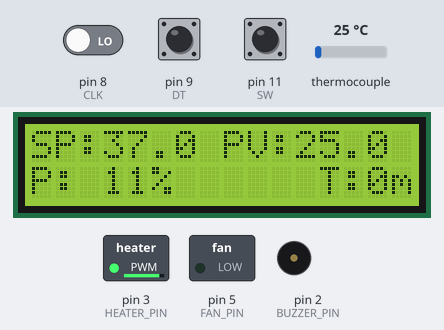
Recording of a sketch running on a simulated Arduino Uno, built with avr-gcc and run on an emulated ATmega328P. On the bench: 16×2 character LCD, switched loads named in the sketch (green lamp = pin HIGH), buzzer (waves = sounding, pin HIGH). Wiring (inferred from the names in the program): MAX6675 thermocouple converter: CS pin 10; MISO pin 12; SCK pin 13. The test bench sets the inputs (shaded band); at power-on: thermocouple 25 °C, pin 11 (SW) HIGH, pin 8 (CLK) LOW, pin 9 (DT) HIGH. Pins used as bus, display or sensor lines are not drawn.

Above: at 2.2 s.
2.3 s: thermocouple set to 0 °C
At 2.84 s:
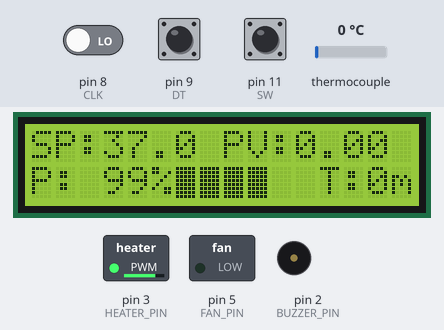
4.7 s: thermocouple set to 75 °C
At 6.5 s:
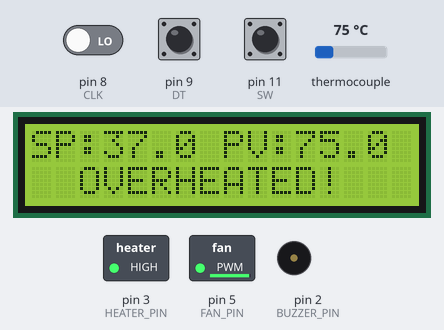
7.8 s: thermocouple set to 6 °C
At 8.99 s:
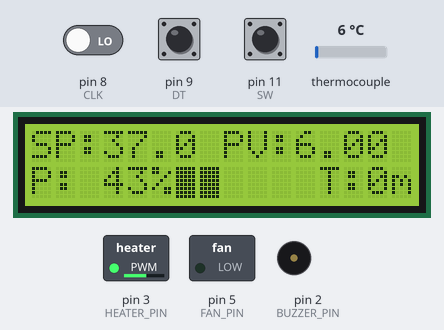
9.8 s: pin 11 (SW) pulled LOW for 0.65 s
At 11.1 s:
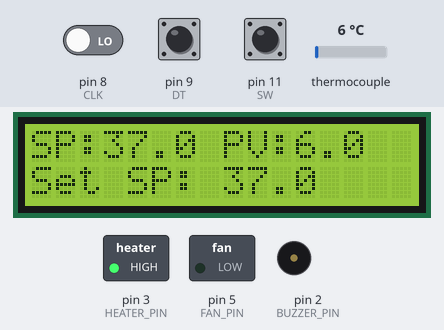
11.9 s: pin 11 (SW) pulled LOW for 1 s
At 12.7 s:
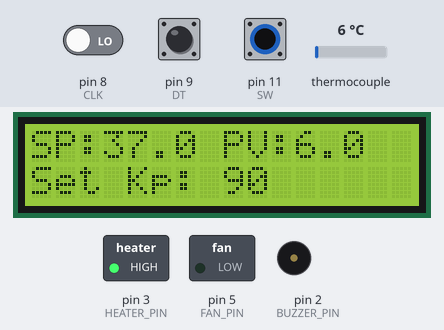
14.4 s: pin 11 (SW) pulled LOW for 0.65 s
At 15.7 s:
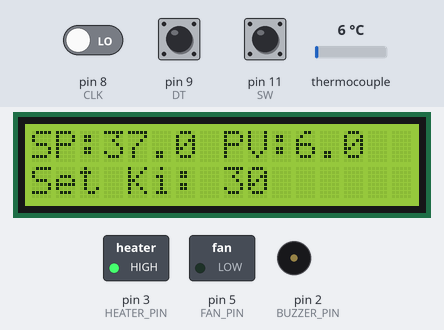
Timing chart, 0 to 17.4 s (numbered marks = the images above; inputs shaded):
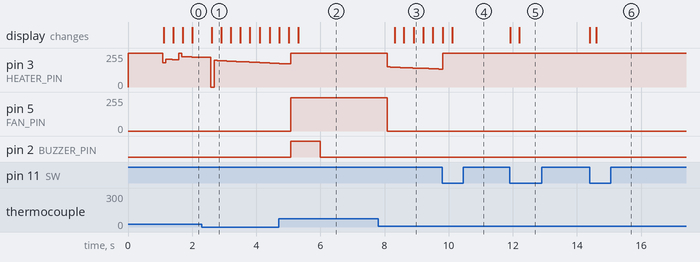

The sketch:

Lo_nhiet_V3.ino
```cpp
#include <Wire.h>
#include "LiquidCrystal_I2C.h"
#include <EEPROM.h>

// ================= CẤU HÌNH PHẦN CỨNG =================
LiquidCrystal_I2C lcd(0x27, 16, 2);

// Chân kết nối
const int BUZZER_PIN = 2;  // Còi báo
const int HEATER_PIN = 3;  // Đèn Heating
const int FAN_PIN = 5;     // Quạt Cooling

// Cấu hình
const int FAN_MAX_PWM = 250; // Quạt chạy tối đa mức 250 khi quá nhiệt/tản nhiệt
const float MAX_TEMP_SET = 65.0; // Giới hạn nhiệt độ
const int MAX_TIMER_SET = 9;     // Giới hạn phút timer

// MAX6675 Pins
#define MAX6675_CS   10
#define MAX6675_SO   12
#define MAX6675_SCK  13

// ================= BIẾN TOÀN CỤC =================
unsigned long currentMillis = 0;
unsigned long lastLCDUpdate = 0;
unsigned long lastTempRead = 0;
const int LCD_INTERVAL = 300;
const int TEMP_INTERVAL = 500;

// Nhiệt độ & PID
float set_temperature = 37.0;
float temperature_read = 0.0;
float PID_error = 0, previous_error = 0;
float PID_value = 0;
int kp = 90, ki = 30, kd = 80;
float PID_p = 0, PID_i = 0, PID_d = 0;
unsigned long lastPIDTime = 0;

// Timer & Logic trạng thái
int timer_minutes_setting = 0;
unsigned long timer_start_millis = 0;
bool is_timer_running = false;
bool timer_finished = false;
bool buzzer_enabled = true;
bool is_overheated = false;

// Menu & Encoder
int menu_activated = 1;
volatile int encoder_diff = 0;
volatile bool button_pressed_flag = false;
unsigned long last_button_press = 0;

// EEPROM Addresses
const int ADDR_SET_TEMP = 0;
const int ADDR_KP = 10;
const int ADDR_KI = 14;
const int ADDR_KD = 18;
const int ADDR_BUZZER = 26;

void setup() {
  Serial.begin(9600);

  pinMode(FAN_PIN, OUTPUT);
  pinMode(HEATER_PIN, OUTPUT);
  pinMode(BUZZER_PIN, OUTPUT);
  pinMode(MAX6675_CS, OUTPUT);
  pinMode(MAX6675_SO, INPUT);
  pinMode(MAX6675_SCK, OUTPUT);

  digitalWrite(FAN_PIN, LOW);
  analogWrite(HEATER_PIN, 255); // Tắt đèn (Active Low)
  digitalWrite(BUZZER_PIN, LOW);

  // Tăng tần số PWM cho êm (Pin 3 & 11)
  TCCR2B = (TCCR2B & 0b11111000) | 0x03;

  pinMode(8, INPUT); // CLK
  pinMode(9, INPUT); // DT
  pinMode(11, INPUT_PULLUP); // SW

  PCICR |= (1 << PCIE0);
  PCMSK0 |= (1 << PCINT0);
  PCMSK0 |= (1 << PCINT1);
  PCMSK0 |= (1 << PCINT3);

  lcd.init();
  lcd.backlight();

  loadSettings();
  timer_minutes_setting = 0;

  lcd.setCursor(0, 0); lcd.print(" SYSTEM STARTED ");
  delay(1000);
  lcd.clear();
}

void loop() {
  currentMillis = millis();

  handleEncoderUpdate();
  handleButtonPress();

  if (currentMillis - lastTempRead >= TEMP_INTERVAL) {
    lastTempRead = currentMillis;
    float temp = readThermocouple();
    if (!isnan(temp)) {
      temperature_read = temp;
    }
  }

  if (menu_activated == 1) {
    runControlLogic();
  } else {
    // Trong MENU: Tắt hết để an toàn
    analogWrite(HEATER_PIN, 255);
    digitalWrite(FAN_PIN, LOW);
    digitalWrite(BUZZER_PIN, LOW);
  }

  if (currentMillis - lastLCDUpdate >= LCD_INTERVAL) {
    lastLCDUpdate = currentMillis;
    updateLCD();
  }
}

// ================= LOGIC VẬN HÀNH =================
void runControlLogic() {
  // 1. Timer Logic
  if (is_timer_running) {
    unsigned long elapsed = currentMillis - timer_start_millis;
    if (elapsed >= (unsigned long)timer_minutes_setting * 60000UL) {
       is_timer_running = false;
       timer_finished = true;
       timer_minutes_setting = 0;
    }
  }

  // 2. Overheat Check
  if (!is_overheated && set_temperature > 0 && temperature_read >= (set_temperature + 3.0)) {
    is_overheated = true;
  }
  else if (is_overheated && temperature_read < set_temperature) {
    is_overheated = false;
  }

  // 3. Output Control
  if (is_overheated) {
    // --- OVERHEATED ---
    analogWrite(HEATER_PIN, 255);       // Tắt đèn
    analogWrite(FAN_PIN, FAN_MAX_PWM); // Quạt BẬT mạnh để hạ nhiệt

    // Buzzer kêu chu kỳ 5 giây (1s Kêu - 4s Tắt)
    if (buzzer_enabled) {
        if ((currentMillis % 5000) < 1000) digitalWrite(BUZZER_PIN, HIGH);
        else digitalWrite(BUZZER_PIN, LOW);
    }
    PID_value = 0;
  }
  else if (timer_finished) {
    // --- DONE (HẾT GIỜ) ---
    analogWrite(HEATER_PIN, 255);      // Tắt nhiệt
    analogWrite(FAN_PIN, FAN_MAX_PWM); // BẬT QUẠT tản nhiệt sau khi nấu xong

    // Kêu tít tít nhanh báo hiệu xong
    if ((currentMillis / 500) % 2 == 0) digitalWrite(BUZZER_PIN, HIGH);
    else digitalWrite(BUZZER_PIN, LOW);
  }
  else {
    // --- RUNNING ---
    digitalWrite(BUZZER_PIN, LOW);
    digitalWrite(FAN_PIN, LOW); // Tắt quạt khi đang gia nhiệt bình thường

    unsigned long timeChange = (currentMillis - lastPIDTime);
    if (timeChange >= 100) {
      float dt = timeChange / 1000.0;
      PID_error = set_temperature - temperature_read;
      PID_p = 0.01 * kp * PID_error;
      PID_i += (ki * PID_error * dt * 0.01);
      PID_d = 0.01 * kd * ((PID_error - previous_error) / dt);

      PID_value = PID_p + PID_i + PID_d;
      if (PID_value < 0) PID_value = 0;
      if (PID_value > 255) PID_value = 255;

      analogWrite(HEATER_PIN, 255 - PID_value);
      previous_error = PID_error;
      lastPIDTime = currentMillis;
    }
  }
}

// ================= GIAO DIỆN LCD (UPDATE) =================
void updateLCD() {
  lcd.setCursor(0, 0);
  lcd.print("SP:"); lcd.print(set_temperature, 1);
  lcd.print(" PV:"); lcd.print(temperature_read, 1);

  lcd.setCursor(0, 1);
  if (menu_activated != 1) {
    // --- MENU ---
    switch (menu_activated) {
      case 2: lcd.print("Set SP: "); lcd.print(set_temperature, 1); break;
      case 3: lcd.print("Set Kp: "); lcd.print(kp); break;
      case 4: lcd.print("Set Ki: "); lcd.print(ki); break;
      case 5: lcd.print("Set Kd: "); lcd.print(kd); break;
      case 6: lcd.print("Timer:  "); lcd.print(timer_minutes_setting); lcd.print("m"); break;
      case 7: lcd.print("Buzzer: "); lcd.print(buzzer_enabled ? "ON " : "OFF"); break;
    }
    lcd.print("      ");
  }
  else {
    // --- MAIN SCREEN ---
    if (is_overheated) {
      // Căn giữa: "  OVERHEATED!   "
      lcd.print("  OVERHEATED!   ");
    }
    else if (timer_finished) {
      // Căn giữa: " DONE! COOLING  " (Báo cooling vì quạt đang chạy)
      lcd.print(" DONE! COOLING  ");
    }
    else {
      // 1. Hiển thị % Công suất (Vị trí 0-5)
      lcd.setCursor(0, 1);
      int p_percent = (PID_value / 255.0) * 100;
      lcd.print("P:");
      if(p_percent < 100) lcd.print(" ");
      if(p_percent < 10) lcd.print(" ");
      lcd.print(p_percent);
      lcd.print("%");

      // 2. Hiển thị Thanh Công suất (Vị trí 6-10: 5 ô)
      lcd.setCursor(6, 1);
      int bars = map(PID_value, 0, 255, 0, 5);
      for (int i = 0; i < 5; i++) {
          if (i < bars) lcd.write(255);
          else lcd.print(" ");
      }

      // 3. Hiển thị Timer (Vị trí 11-15: Sát phải)
      lcd.setCursor(11, 1);
      if (is_timer_running) {
        unsigned long elapsed = currentMillis - timer_start_millis;
        unsigned long remaining_ms = ((unsigned long)timer_minutes_setting * 60000UL) - elapsed;
        int remaining_min = (remaining_ms + 59000) / 60000;

        // Căn chỉnh sát phải
        if (remaining_min < 10) lcd.print(" T: ");
        else lcd.print(" T:");

        lcd.print(remaining_min);
        lcd.print("m");
      } else {
        lcd.print(" T:0m");
      }
    }
  }
}

// ================= INPUT (ENCODER/BUTTON) =================
void handleEncoderUpdate() {
  if (encoder_diff == 0) return;
  float change = encoder_diff;

  // --- CHỈNH SỬA LOGIC GIỚI HẠN VÀ XOAY VÒNG ---

  if (menu_activated == 2) { // Set Nhiệt độ
      set_temperature += (change * 0.5);
      // Logic xoay vòng 0-65
      if (set_temperature > MAX_TEMP_SET) set_temperature = 0.0;
      else if (set_temperature < 0.0) set_temperature = MAX_TEMP_SET;
  }
  else if (menu_activated == 3) kp += change;
  else if (menu_activated == 4) ki += change;
  else if (menu_activated == 5) kd += change;
  else if (menu_activated == 6) { // Set Timer
      timer_minutes_setting += change;
      // Logic xoay vòng 0-9
      if (timer_minutes_setting > MAX_TIMER_SET) timer_minutes_setting = 0;
      else if (timer_minutes_setting < 0) timer_minutes_setting = MAX_TIMER_SET;
  }
  else if (menu_activated == 7) buzzer_enabled = !buzzer_enabled;

  encoder_diff = 0;
}

void handleButtonPress() {
  if (button_pressed_flag) {
    if (millis() - last_button_press > 200) {

      // Reset khi Overheat hoặc Done
      if (menu_activated == 1 && (timer_finished)) {
          timer_finished = false;
          timer_minutes_setting = 0;
          is_timer_running = false;
          last_button_press = millis();
          button_pressed_flag = false;
          // Khi reset xong, quạt sẽ tự tắt ở vòng loop kế tiếp (trong khối else của runControlLogic)
          return;
      }

      if (menu_activated == 7) {
          saveSettings();
          menu_activated = 1;

          if (timer_minutes_setting > 0) {
              is_timer_running = true;
              timer_start_millis = currentMillis;
              timer_finished = false;
          } else {
              is_timer_running = false;
              timer_finished = false;
          }
      } else {
          menu_activated++;
      }
      last_button_press = millis();
      lcd.clear();
    }
    button_pressed_flag = false;
  }
}

ISR(PCINT0_vect) {
  static unsigned long last_interrupt_time = 0;
  unsigned long interrupt_time = millis();

  if (interrupt_time - last_interrupt_time > 5) {
    uint8_t pin_state = PINB;
    int clk_state = (pin_state & 0x01);
    int dt_state  = (pin_state & 0x02) >> 1;
    static int last_clk_state = 0;

    if (clk_state != last_clk_state && clk_state == 1) {
      if (dt_state != clk_state) encoder_diff = 1;
      else encoder_diff = -1;
    }
    last_clk_state = clk_state;

    if ((pin_state & 0x08) == 0) button_pressed_flag = true;
  }
  last_interrupt_time = interrupt_time;
}

void saveSettings() {
    EEPROM.put(ADDR_SET_TEMP, set_temperature);
    EEPROM.put(ADDR_KP, kp);
    EEPROM.put(ADDR_KI, ki);
    EEPROM.put(ADDR_KD, kd);
    EEPROM.put(ADDR_BUZZER, buzzer_enabled);
    lcd.clear();
    lcd.setCursor(0,0); lcd.print(" SETTING SAVED! ");
    delay(500);
}

void loadSettings() {
    float temp;
    EEPROM.get(ADDR_SET_TEMP, temp);
    // Kiểm tra thêm điều kiện temp <= 65 khi load từ EEPROM
    if (!isnan(temp) && temp >= 0 && temp <= MAX_TEMP_SET) {
        set_temperature = temp;
        EEPROM.get(ADDR_KP, kp);
        EEPROM.get(ADDR_KI, ki);
        EEPROM.get(ADDR_KD, kd);
        EEPROM.get(ADDR_BUZZER, buzzer_enabled);
    } else {
        // Nếu EEPROM rác hoặc > 65, reset về mặc định
        set_temperature = 37.0;
    }
}

double readThermocouple() {
  uint16_t v;
  digitalWrite(MAX6675_CS, LOW);
  v = shiftIn(MAX6675_SO, MAX6675_SCK, MSBFIRST);
  v <<= 8;
  v |= shiftIn(MAX6675_SO, MAX6675_SCK, MSBFIRST);
  digitalWrite(MAX6675_CS, HIGH);
  if (v & 0x4) return NAN;
  v >>= 3;
  return v * 0.25;
}
```

Measured:
- after the input at 2.3 s, the display: changes after 0.31 s (image 1)
- after the input at 4.7 s, pin 5 (FAN_PIN): 0/255 → 250/255 after 0.38 s; pin 2 (BUZZER_PIN): LOW → HIGH after 0.38 s, → LOW 0.92 s later; the display: first differs from a run without the input after 0.61 s (image 2)
- after the input at 7.8 s, pin 3 (HEATER_PIN): moves from 255/255 to 134/255 over 1.7 s, starting after 0.28 s; pin 5 (FAN_PIN): 250/255 → 0/255 after 0.28 s; the display: first changes after 0.52 s (image 3 shows a later state)
- after the input at 9.8 s, the display: first changes at once (image 4 shows a later state)
- after the input at 11.9 s, the display: first changes at once (image 5 shows a later state)
- after the input at 14.4 s, the display: first changes at once (image 6 shows a later state)
